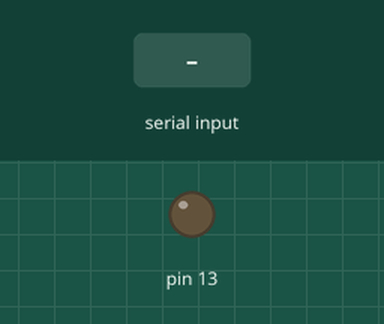
A sketch run on a simulated Arduino Uno, built with avr-gcc and run on an emulated ATmega328P. Parts: output pins drawn as LEDs (lit = HIGH). Inputs (shaded band) come from the test bench.

Above: at 1.2 s.
1.3 s: "a" received over Serial
At 2.0 s:
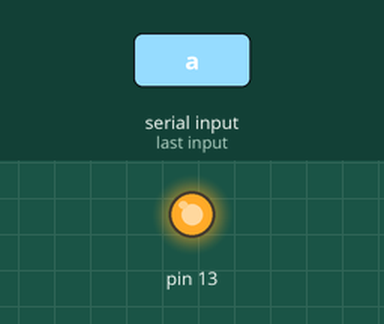
2.8 s: "s" received over Serial
At 3.1 s:
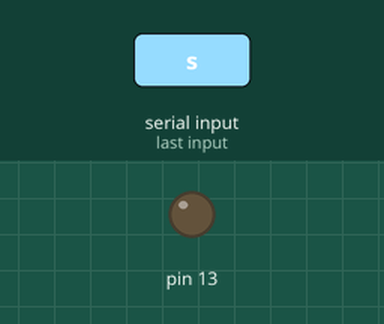
Timing chart, 0 to 5.8 s (numbered marks = the images above; inputs shaded):
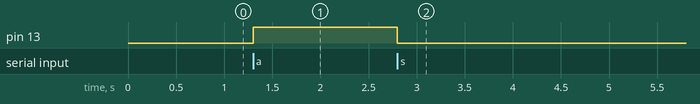

The sketch:

A001_SerialLED.ino
```cpp
/*
10.1 - controllo LED via Seriale
*/

void setup() {
  //imposto la seriale a 9600 baud
  Serial.begin(9600);
  //configuro il pin 13 come uscita
  pinMode(13, OUTPUT);
}

void loop() {
  //attendo la ricezione di caratteri - fino a che non ricevo caratteri...
  while (Serial.available() > 0) {
    //se arriva un carattere lo salvo in una variabile
    char ch = Serial.read();
    //se ch vale 'a': accendo il LED
    if (ch == 'a') digitalWrite(13, HIGH);
    //se ch vale 's': spengo il LED
    if (ch == 's') digitalWrite(13, LOW);
  }
}
```

Measured:
- after the input at 1.3 s, pin 13: LOW → HIGH at once
- after the input at 2.8 s, pin 13: HIGH → LOW at once
